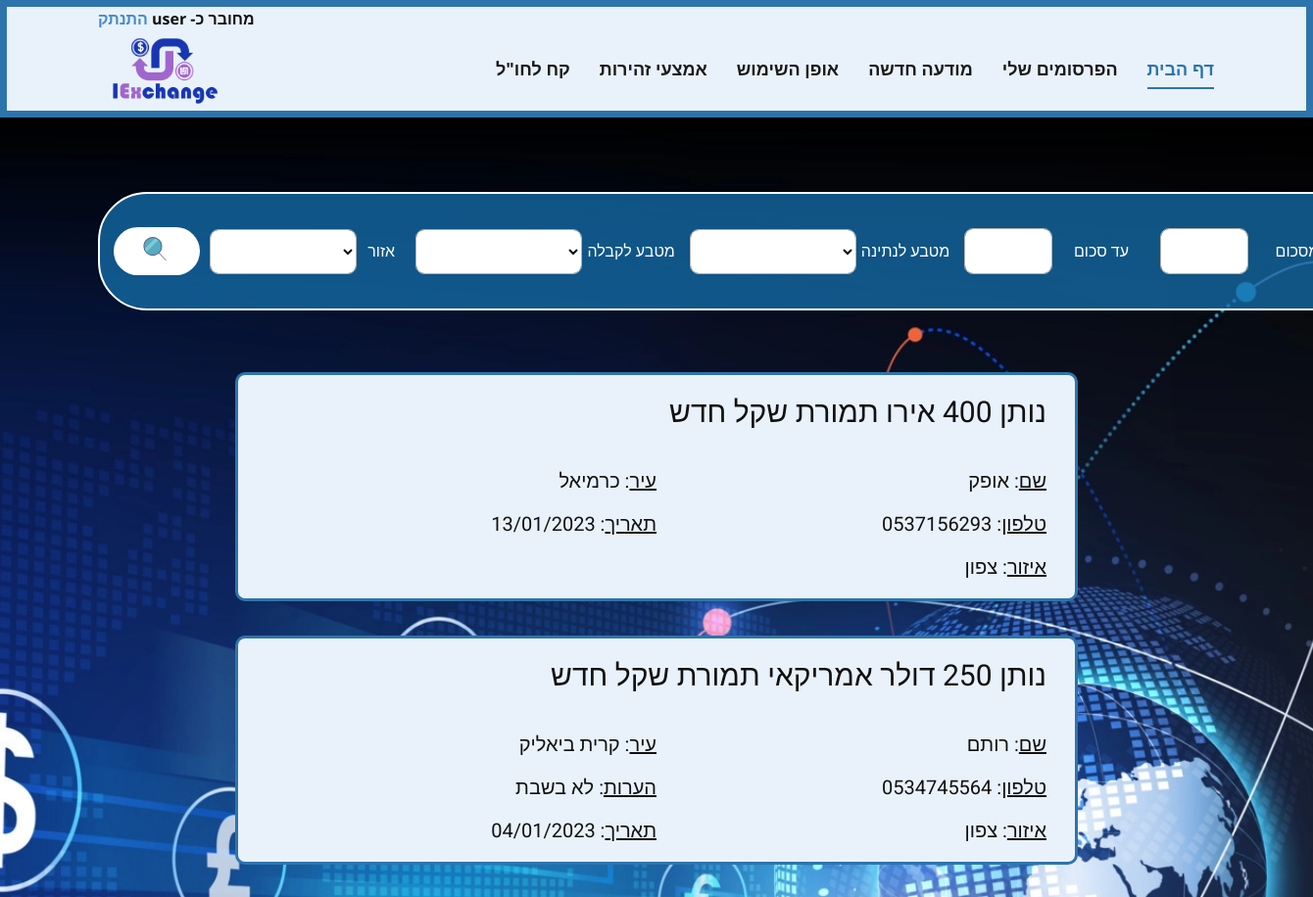
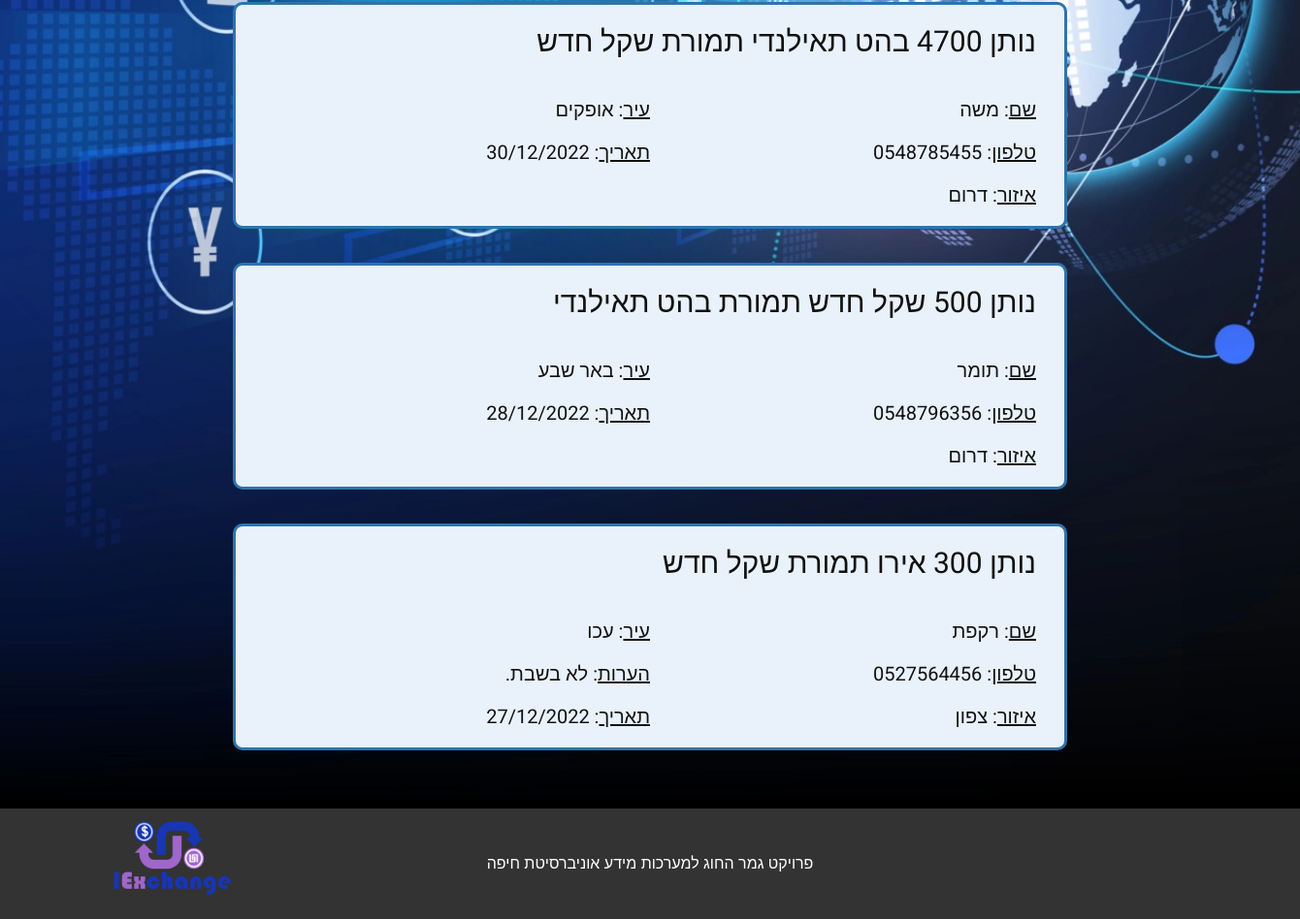
The app's page / (signed in) with its own data (2 pictures, top to bottom).
### main/models.py (models this page shows, shortened)
class Post(models.Model):
    user = models.CharField(max_length=40, default='admin')
    name = models.TextField(max_length=20)
    phone_number = models.TextField(default=None, blank=True, null=True, max_length=10)
    cur_to_get = models.CharField(blank=True, max_length=100)
    cur_to_give = models.CharField(blank=True, max_length=100)
    amount = models.IntegerField()
    area =  models.CharField(blank=True, max_length=100)
    city = models.TextField(max_length=40)
    comment = models.TextField(default=None, blank=True, null=True, max_length=200)
    created_date = models.DateField()

### main/views.py (the view)
# urls.py: 2. Add a URL to urlpatterns:  path('', views.home, name='home')
def home(request):
    global flag
    global filters
    global context
    if request.method == 'POST':
        currencyTypes = ['אירו','אפגני אפגני','אריארי מלגשי','בהט תאילנדי','בוליביאנו','בוליבר ונצואלי','ביר אתיופי','בלבואה פנמי','גוורני פראגוואי','גורד האיטי','גילדר של האנטילים ההולנדיים','גריבנה אוקראיני','דולר אוסטרלי','דולר איי שלמה','דולר אמריקאי','דולר בהאמי','דולר בליזי','דולר ברבדיאני','דולר ברוניי','דולר ברמודה','דולר ג׳מייקני','דולר גיאני','דולר הונג קונגי','דולר טייוואני חדש','דולר טרינידדי','דולר ליברי','דולר מזרח קריבי','דולר ניו זילנדי','דולר נמיבי','דולר סורינאמי','דולר סינגפורי','דולר פיג׳י','דולר קיימאני','דולר קנדי','דונג וייטנאמי','דינר אלג׳ירי','דינר בחרייני','דינר טוניסאי','דינר ירדני','דינר כוויתי','דינר לובי','דינר מקדוני','דינר סרבי','דינר עיראקי','דירהם מרוקאי','דירהם של איחוד הנסיכויות הערביות','דלאסי גמבי','דראם ארמני','ואטו של ונואטו','וון דרום קוריאני','וון צפון קוריאני','זלוטי פולני','טאלה סמואי','טאקה בנגלדשי','טוגרוג מונגולי','טנגה קזחסטני','יואן סיני','ין יפני','כתר איסלנדי','כתר דני','כתר נורווגי','כתר שוודי','לאו רומני','לב בולגרי','לוטי לסותי','ליאו מולדובני','ליאון סיירה לאוני','לילנגני סווזי','לירה דרום-סודנית','לירה טורקית חדשה','לירה לבנונית','לירה מצרית','לירה סודנית','לירה סורית','לירה שטרלינג','לירה של איי פוקלנד','למפירה הונדורי','לק אלבני','לרי גאורגי','מאוריטניה אוגיאיה','מאנאט אזרביג׳ני','מאנאט טורקמני','מארק בר המרה של בוסניה־הרצגובינה','מטיקל מוזמביני','נאירה ניגרי','נאקפה אריתראי','נגולטרום בהוטני','סאו טומה ופרינסיפה דברה','סדי גאני','סול פרואני','סום אוזבקי','סום קירגיזי','סומוני טג׳קיסטני','פאונד גיברלטר','פאונד סנט הלני','פאנגה טונגי','פולה בוצוואני','פורינט הונגרי','פזו דומיניקני','פזו מקסיקני','פזו פיליפיני','פזו קובני','פטקה של מקאו','פלורין של ארובה','פסו אורוגוואי','פסו ארגנטינאי','פסו צ׳ילאני','פסו קולומביאני','פרנק בורונדי','פרנק ג׳יבוטי','פרנק גינאי','פרנק פולינזיה הצרפתית','פרנק קומורואי','פרנק קונגולזי','פרנק רואנדי','פרנק שוויצרי','קואנזה אנגולי','קואצ׳ה מלאוי','קוואצ׳ה זמבית','קולון סלבדורי','קולון קוסטה־ריקני','קונה קרואטי','קורדובה ניקרגואה','קורונה צ׳כית','קיאט מיאנמרי','קינה של פפואה גינאה החדשה','קיפ לאי','קצל גואטמלי','ראנד דרום אפריקאי','רובל בלרוסי','רובל רוסי','רופי הודי','רופי מאוריציני','רופי נפאלי','רופי סיישלי','רופי סרי לנקי','רופי פקיסטני','רופיה אינדונזית','רופיה מלדיבית','ריאל איראני','ריאל ברזילאי','ריאל סעודי','ריאל עומאני','ריאל קטארי','ריאל תימני','ריל קמבודי','רינגיט מלזי','שילינג אוגנדי','שילינג טנזני','שילינג סומאלי','שילינג קנייאתי','שקל חדש']
        currencyGive = [request.POST.get('currencyGive')]
        if currencyGive == [None]:
            print("cur give none")
            currencyGive = currencyTypes
        areaPost = [request.POST.get('area')]
        if areaPost == [None]:
            areaPost = ['צפון','דרום','ירושלים והסביבה','מרכז']
        currencyGet = [request.POST.get('currencyGet')]
        if currencyGet == [None]:
            print("cur get none")
            currencyGet = currencyTypes
        toAmount = request.POST.get('toAmount')
        if toAmount == '':
            toAmount=1000000
        print(toAmount)
        fromAmount = request.POST.get('fromAmount')
        if fromAmount == '':
            fromAmount=1
        filters = Post.objects.filter(area__in=areaPost, cur_to_give__in=currencyGet,
        cur_to_get__in=currencyGive,amount__lte=toAmount, amount__gte=fromAmount).order_by('-created_date').values()
        print("^^  POST: ^^" + str(filters))
        if not filters:
            filters = [""]
        flag=1
    else:
        print(flag)
        if flag==1:
            print("##  SHOW FILTER: ##" + str(filters))
            context['filters'] = filters
            flag=0
        else:
            context['filters'] = []
            filters=[]
            print("&&  SHOW ALL: &&" + str(filters))
    return render(request, 'main/home.html', context)

### main/templates/main/home.html (shortened to what this page needs)
<!DOCTYPE html>
{% load static %}
<html style="font-size: 16px;" lang="en"><head>
    <link rel="stylesheet" href="{% static '/main/css/nicepage.css' %}" media="screen">
<link rel="stylesheet" href="{% static '/main/css/Home.css' %}" media="screen">
  </head>
  <body class="u-body u-xl-mode" data-lang="en">
    <header class="u-border-7 u-border-custom-color-4 u-clearfix u-header u-palette-1-light-3 u-sticky u-sticky-9553 u-header" id="sec-bf95">
      <div class="u-clearfix u-sheet u-sheet-1">
        <div dir="rtl" style="text-align: left;"><b>
        {% if user.is_authenticated %}
          מחובר כ- {{ user.username }} <a href={% url 'logout' %}>התנתק</a>
        {% else %}
          <a href={% url 'login' %}>התחבר</a> או <a href={% url 'signup' %}>צור חשבון</a>
        {% endif %}
      </b></div>
    <a href={% url 'home' %} class="u-image u-logo u-image-1" data-image-width="800" data-image-height="468">
      <img src="{% static 'main/images/myLogo.png' %}" class="u-logo-image u-logo-image-1">
    </a>
    <nav class="u-menu u-menu-dropdown u-offcanvas u-menu-1" data-responsive-from="MD">
      <div class="u-custom-menu u-nav-container">
        <ul class="u-nav u-spacing-30 u-unstyled u-nav-1"><li class="u-nav-item"><a class="u-border-2 u-border-active-custom-color-4 u-border-hover-custom-color-4 u-border-no-left u-border-no-right u-border-no-top u-button-style u-nav-link u-text-active-custom-color-4 u-text-grey-90 u-text-hover-grey-90" style="padding: 10px 0px;">קח לחו"ל</a>
          <li class="u-nav-item"><a class="u-border-2 u-border-active-custom-color-4 u-border-hover-custom-color-4 u-border-no-left u-border-no-right u-border-no-top u-button-style u-nav-link u-text-active-custom-color-4 u-text-grey-90 u-text-hover-grey-90" href={% url 'precaution' %} style="padding: 10px 0px;">אמצעי זהירות</a>
          </li><li class="u-nav-item"><a class="u-border-2 u-border-active-custom-color-4 u-border-hover-custom-color-4 u-border-no-left u-border-no-right u-border-no-top u-button-style u-nav-link u-text-active-custom-color-4 u-text-grey-90 u-text-hover-grey-90" href={% url 'manual' %} style="padding: 10px 0px;">אופן השימוש</a>
          </li><li class="u-nav-item"><a class="u-border-2 u-border-active-custom-color-4 u-border-hover-custom-color-4 u-border-no-left u-border-no-right u-border-no-top u-button-style u-nav-link u-text-active-custom-color-4 u-text-grey-90 u-text-hover-grey-90" href={% url 'create_post' %} style="padding: 10px 0px;">מודעה חדשה</a>
          {% if user.is_authenticated %}
            </li><li class="u-nav-item"><a class="u-border-2 u-border-active-custom-color-4 u-border-hover-custom-color-4 u-border-no-left u-border-no-right u-border-no-top u-button-style u-nav-link u-text-active-custom-color-4 u-text-grey-90 u-text-hover-grey-90" href={% url 'personal_post' %} style="padding: 10px 0px;">הפרסומים שלי</a>
          {% endif %}
          </li><li class="u-nav-item"><a class="u-border-2 u-border-active-custom-color-4 u-border-hover-custom-color-4 u-border-no-left u-border-no-right u-border-no-top u-button-style u-nav-link u-text-active-custom-color-4 u-text-grey-90 u-text-hover-grey-90" href={% url 'home' %} style="padding: 10px 0px;">דף הבית</a></li>
        </ul>
      </div>
      </nav>
		</div>
  </header>
    <section class="u-align-center u-clearfix u-image u-section-1" id="sec-83ab" data-image-width="3936" data-image-height="2624">
      <div class="u-clearfix u-sheet u-sheet-1">
        <h3><br></h3>
        <div class="u-align-center u-border-2 u-border-white u-custom-color-3 u-form u-radius-50 u-form-1" style="width:1300px; margin:0 auto;">
          <form action="{% url 'home' %}" method="POST" class="u-clearfix u-form-horizontal u-form-spacing-0 u-inner-form" source="custom" name="form-1" style="padding: 14px;">
            <div class="u-align-center u-form-group u-form-submit">
              <a href="{% url 'home' %}" class="u-btn u-btn-round u-button-style u-hover-feature u-hover-white u-radius-49 u-white u-input-1"><span class="u-icon u-icon-10"><img></span>&nbsp;
              </a>
            </div>
            <div class="u-form-group u-form-select u-label-left u-form-group-1">
              <div>
                <select style="width:150px;" id="select-700a" name="area" class="u-border-1 u-border-grey-30 u-input u-input-rectangle u-radius-9 u-white u-input-1">
                  <option selected disabled hidden style='display: none'></option>
                  <option value="צפון">צפון</option>
                </select>
              </div>
              <label for="select-700a" style="width: 50px;">אזור</label>
            </div>
            <div class="u-form-group u-form-partition-factor-2 u-form-select u-label-left u-form-group-2">
              <div>
                <select style="width:170px;" id="select-0447" name="currencyGet" class="u-border-1 u-border-grey-30 u-input u-input-rectangle u-radius-9 u-white u-input-2">
                  <option selected disabled hidden style='display: none'></option>
                  <option value="אירו">אירו</option>
                </select>
              </div>
              <label for="select-0447" class="u-label">מטבע לקבלה</label>
            </div>
            <div class="u-form-group u-form-partition-factor-2 u-form-select u-label-left u-form-group-3">
              <div>
                <select style="width:170px;" id="select-3412" name="currencyGive" class="u-border-1 u-border-grey-30 u-input u-input-rectangle u-radius-9 u-white u-input-3">
                  <option selected disabled hidden style='display: none'></option>
                  <option value="אירו">אירו</option>
                </select>
              </div>
              <label for="select-3412" class="u-label">מטבע לנתינה</label>
            </div>
            <div class="u-form-group u-form-partition-factor-2 u-label-left u-form-group-4">
              <input style="width:90px;" type="number" min="0" id="text-abd6" name="toAmount" class="u-border-1 u-border-grey-30 u-input u-input-rectangle u-radius-9 u-white u-input-4">
              <label for="text-abd6" class="u-label">עד סכום</label>
            </div>
            <div class="u-form-group u-form-partition-factor-2 u-label-left u-form-group-5">
              <input style="width:90px;" type="number" min="0" id="text-5a66" name="fromAmount" class="u-border-1 u-border-grey-30 u-input u-input-rectangle u-radius-9 u-white u-input-5">
              <label for="text-5a66" class="u-label">מסכום</label>
            </div>
          </form>
        </div>
        <div class="u-align-center u-list u-list-1">
			<div class="u-repeater u-repeater-1">
        {% if filters %}
            {% for post in filters.all %}
              <div class="u-align-center u-border-3 u-border-custom-color-4 u-container-style u-hover-feature u-list-item u-palette-1-light-3 u-radius-10 u-repeater-item u-shape-round u-list-item-1" style="text-align: right;">
                <div class="u-container-layout u-similar-container u-container-layout-1">
                  <h3> נותן {{ post.amount }} {{ post.cur_to_give }} תמורת {{ post.cur_to_get }} </h3>
                  <div style="width: 100%; display: table;">
                    <div style="display: table-row; height: 100px;">
                        <div dir="rtl" style="width: 50%; display: table-cell;">
                          <h5><ins>עיר</ins>: {{ post.city }}</h5>
                          {% if post.comment %}
                          <h5><ins>הערות</ins>: {{ post.comment }}<h5>
                          {% endif %}
                          <h5><ins>תאריך</ins>: {{ post.created_date }}<h5>
                        </div>
                        <div dir="rtl" style="display: table-cell;">
                          <h5><ins>שם</ins>: {{ post.name }} </h5>
                          <h5><ins>טלפון</ins>: {{ post.phone_number }}</h5>
                          <h5><ins>איזור</ins>: {{ post.area }}</h5>
                        </div>
                    </div>
                </div>
              </div>
            </div>
            {% endfor %}
        {% else %}
            {% for post in posts.all %}
            <div class="u-align-center u-border-3 u-border-custom-color-4 u-container-style u-hover-feature u-list-item u-palette-1-light-3 u-radius-10 u-repeater-item u-shape-round u-list-item-1" style="text-align: right;">
              <div class="u-container-layout u-similar-container u-container-layout-1">
                <h3> נותן {{ post.amount }} {{ post.cur_to_give }} תמורת {{ post.cur_to_get }} </h3>
                <div style="width: 100%; display: table;">
                  <div style="display: table-row; height: 100px;">
                      <div dir="rtl" style="width: 50%; display: table-cell;">
                        <h5><ins>עיר</ins>: {{ post.city }}</h5>
                        {% if post.comment %}
                        <h5><ins>הערות</ins>: {{ post.comment }}<h5>
                        {% endif %}
                        <h5><ins>תאריך</ins>: {{ post.created_date }}<h5>
                      </div>
                      <div dir="rtl" style="display: table-cell;">
                        <h5><ins>שם</ins>: {{ post.name }} </h5>
                        <h5><ins>טלפון</ins>: {{ post.phone_number }}</h5>
                        <h5><ins>איזור</ins>: {{ post.area }}</h5>
                      </div>
                  </div>
              </div>
             </div>
           </div>
            {% endfor %}
        {% endif %}
	      </div>
		</div>
	</div>
    </section>
    <footer class="u-align-center-md u-align-center-sm u-align-center-xs u-clearfix u-footer u-grey-80" id="sec-3636"><div class="u-clearfix u-sheet u-sheet-1">
        <a href={% url 'home' %} class="u-image u-logo u-image-1" data-image-width="800" data-image-height="468">
          <img src="{% static 'main/images/myLogo.png' %}" class="u-logo-image u-logo-image-1">
        </a>
        <p class="u-align-center-lg u-align-center-md u-align-center-xl u-text u-text-1">פרויקט גמר החוג למערכות מידע אוניברסיטת חיפה</p>
      </div></footer>
</body></html>

### main/static/main/css/Home.css (style rules this page uses)
.u-section-1 { background-image: url("images/background.jpg"); background-position: 50% 50%; }
.u-section-1 .u-sheet-1 { min-height: 1201px; }
.u-section-1 .u-container-layout-1 { padding-left: 29px; padding-right: 29px; }
.u-section-1 .u-form-1 { height: 83px; background-image: none; margin: 54px 298px 0 403px; }
.u-section-1 .u-form-group-1 { margin-left: 0; }
.u-section-1 .u-input-1 { font-weight: 400; }
.u-section-1 .u-list-1 { width: 860px; margin: 63px auto 60px; }
.u-section-1 .u-repeater-1 { min-height: 552px; grid-template-columns: 100%; grid-gap: 35px 35px; grid-auto-columns: 100%; }
.u-section-1 .u-list-item-1 { transition-duration: 0.5s; transform: translateX(0px) translateY(0px) scale(1) rotate(0deg); background-image: none; }
.u-section-1 .u-list-item-1, .u-section-1 .u-list-item-1:before, .u-section-1 .u-list-item-1 > .u-container-layout:before { transition-property: fill, color, background-color, stroke-width, border-style, border-width, border-top-width, border-left-width, border-right-width, border-bottom-width, custom-border, borders, box-shadow, text-shadow, opacity, border-radius, stroke, border-color, font-size, font-style, font-weight, text-decoration, letter-spacing, transform, background-image, background-size, background-position; }
.u-section-1 .u-container-layout-1:not([data-block-selected]):not([data-cell-selected]), .u-section-1 .u-container-layout-1:not([data-block-selected]):not([data-cell-selected]):before, .u-section-1 .u-container-layout-1:not([data-block-selected]):not([data-cell-selected]) > .u-container-layout:before { transition-property: fill, color, background-color, stroke-width, border-style, border-width, border-top-width, border-left-width, border-right-width, border-bottom-width, custom-border, borders, box-shadow, text-shadow, opacity, border-radius, stroke, border-color, font-size, font-style, font-weight, text-decoration, letter-spacing, transform, background-image, background-size, background-position; }

### records on screen
Post: cur_to_give "אירו", cur_to_get "שקל חדש", city "כרמיאל", created_date "13/01/2023", name "אופק", phone_number "0537156293", area "צפון"
Post: cur_to_give "דולר אמריקאי", cur_to_get "שקל חדש", city "קרית ביאליק", comment "לא בשבת", created_date "04/01/2023", name "רותם", phone_number "0534745564", area "צפון"
Post: amount "4700", cur_to_give "בהט תאילנדי", cur_to_get "שקל חדש", city "אופקים", created_date "30/12/2022", name "משה", phone_number "0548785455", area "דרום"
Post: cur_to_give "שקל חדש", cur_to_get "בהט תאילנדי", city "באר שבע", created_date "28/12/2022", name "תומר", phone_number "0548796356", area "דרום"
Post: cur_to_give "אירו", cur_to_get "שקל חדש", city "עכו", comment "לא בשבת.", created_date "27/12/2022", name "רקפת", phone_number "0527564456", area "צפון"
